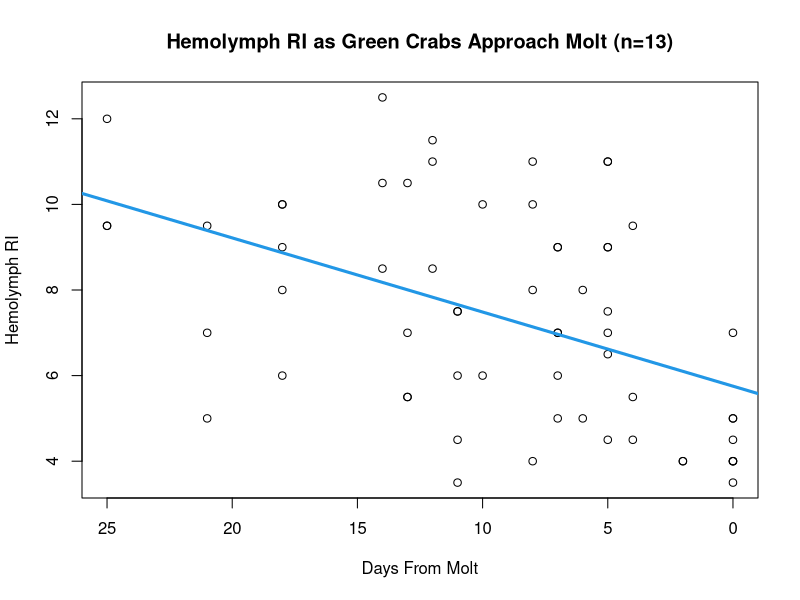
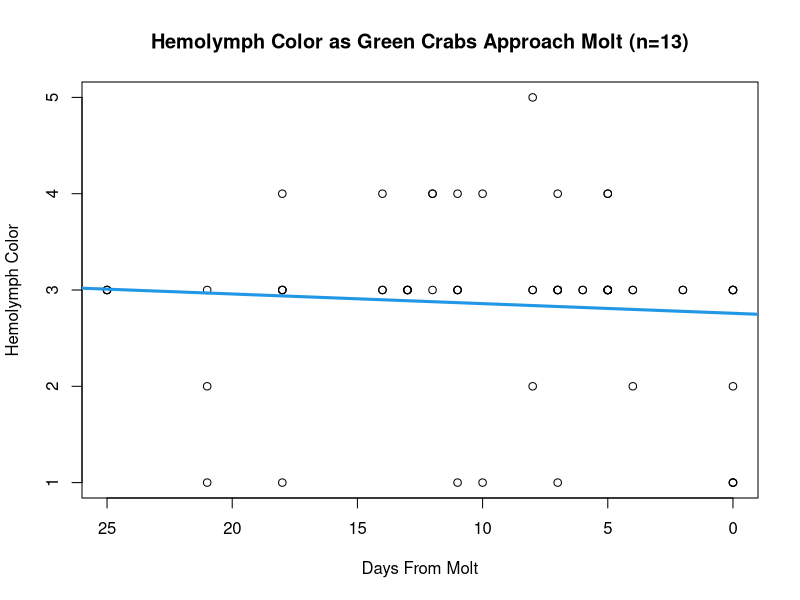
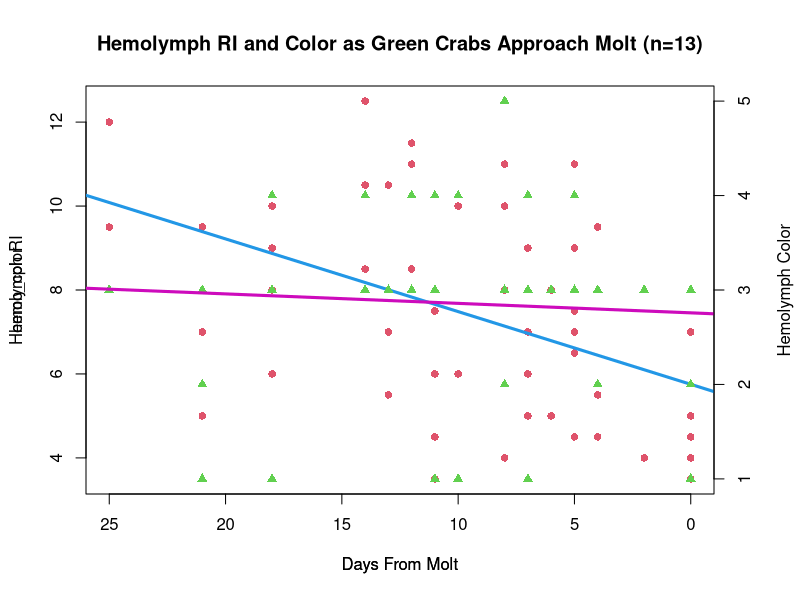
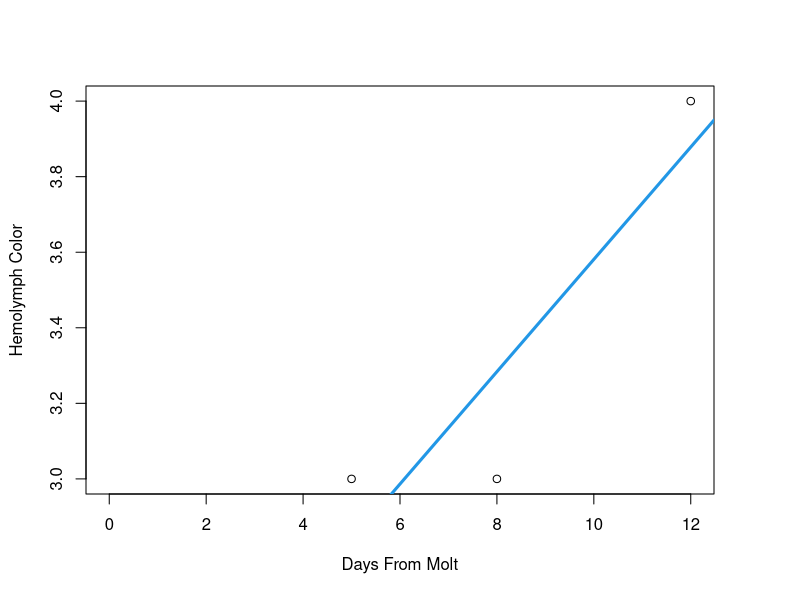
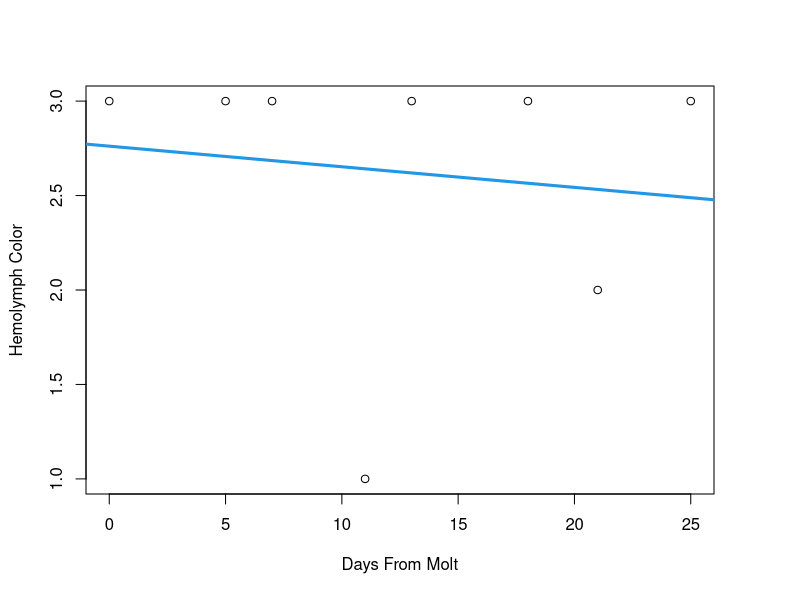
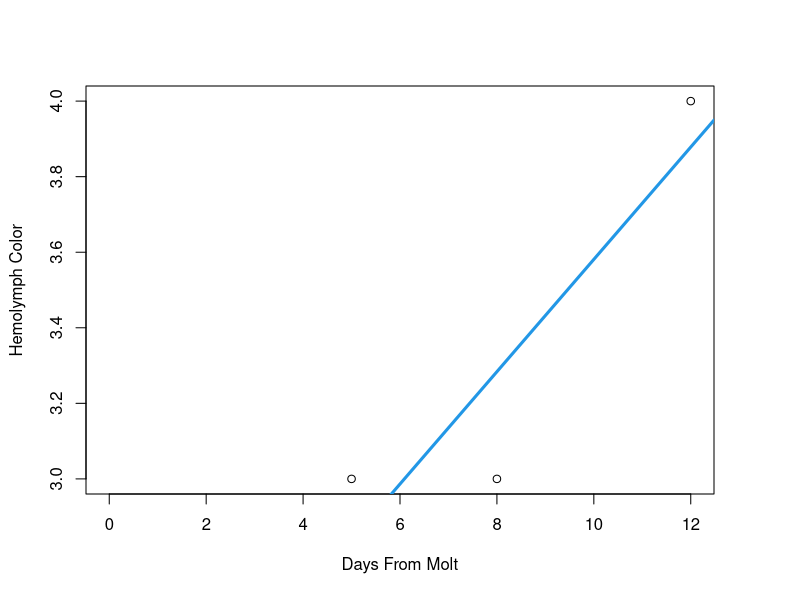
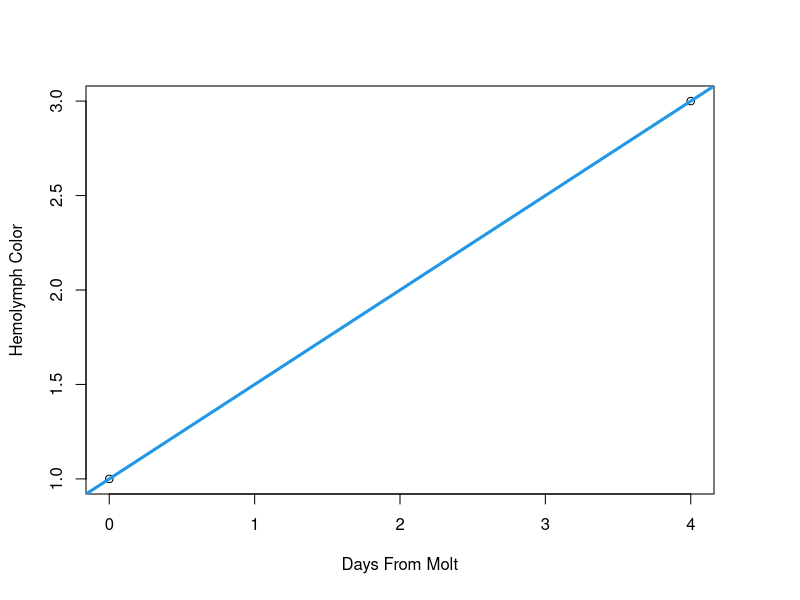
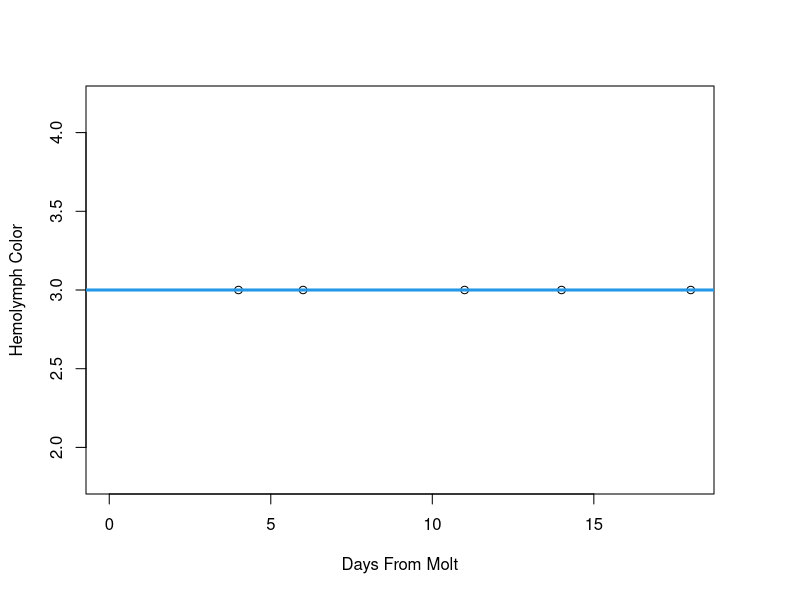

Source code (R) for these figures, in order:
## ---- chunk 1

molt_dat <- read.csv("../data/wl_molt_dat.csv")
# read in .csv

molt_dat
## ---- chunk 2

plot(hemo_ri ~ days_from_molt, data = molt_dat,
     main = "Hemolymph RI as Green Crabs Approach Molt (n=13)",
     xlim = rev(range(days_from_molt)),
     xlab = "Days From Molt", 
     ylab = "Hemolymph RI")
abline(lm (hemo_ri ~ days_from_molt, data = molt_dat), col = 4, lwd = 3)

# plots hemo ri vs days from molt for all 13 crabs
# need to reverse x axis to count down to molt
# appears to be downward trend in hemolymph RI as crabs approach molt
# need to investigate on an individual level
## ---- chunk 3

plot(hemo_color ~ days_from_molt, data = molt_dat,
     main = "Hemolymph Color as Green Crabs Approach Molt (n=13)",
     xlim = rev(range(days_from_molt)),
     xlab = "Days From Molt", 
     ylab = "Hemolymph Color")
abline(lm (hemo_color ~ days_from_molt, data = molt_dat), col = 4, lwd = 3)

# plots hemo color vs days from molt for all 13 crabs
# need to reverse x axis to count down to molt
# doesn't appear to be strong trend or correlation

## ---- chunk 4

par(mar = c(5, 4, 4, 4) + 0.3)
plot(hemo_ri ~ days_from_molt, data = molt_dat,
     main = "Hemolymph RI and Color as Green Crabs Approach Molt (n=13)",
     xlim = rev(range(days_from_molt)),
     xlab = "Days From Molt", 
     ylab = "Hemolymph RI",
     pch = 16, col = 2)
abline(lm (hemo_ri ~ days_from_molt, data = molt_dat), col = 4, lwd = 3)
par(new = TRUE)                             
plot(hemo_color ~ days_from_molt, data = molt_dat,
     xlim = rev(range(days_from_molt)),
     xlab = "Days From Molt",
     pch = 17, col =3,
     axes = FALSE)
abline(lm (hemo_color ~ days_from_molt, data = molt_dat), col = 6, lwd = 3)
axis(side = 4, at = pretty(range(c(1, 2, 3, 4, 5))))      
mtext("Hemolymph Color", side = 4, line = 3) 


# overlaid two graphs to see hemo ri and color trends 
# some issues to resolve still; look at r graph gallery and gg plot
## ---- chunk 5

# individual hemo color graphs over time

plot(hemo_color ~ days_from_molt, data = molt_dat,
     subset = crab_id == "GBGB",
     xlab = "Days From Molt", 
     ylab = "Hemolymph Color")
abline(lm (hemo_color ~ days_from_molt, data = molt_dat, 
           subset = crab_id == "GBGB"), col = 4, lwd = 3)

plot(hemo_color ~ days_from_molt, data = molt_dat,
     subset = crab_id == "GBGG",
     xlab = "Days From Molt", 
     ylab = "Hemolymph Color")
abline(lm (hemo_color ~ days_from_molt, data = molt_dat, 
           subset = crab_id == "GBGG"), col = 4, lwd = 3)

plot(hemo_color ~ days_from_molt, data = molt_dat,
     subset = crab_id == "GBGB",
     xlab = "Days From Molt", 
     ylab = "Hemolymph Color")
abline(lm (hemo_color ~ days_from_molt, data = molt_dat, 
           subset = crab_id == "GBGB"), col = 4, lwd = 3)

plot(hemo_color ~ days_from_molt, data = molt_dat,
     subset = crab_id == "GBGY",
     xlab = "Days From Molt", 
     ylab = "Hemolymph Color")
abline(lm (hemo_color ~ days_from_molt, data = molt_dat, 
           subset = crab_id == "GBGY"), col = 4, lwd = 3)

plot(hemo_color ~ days_from_molt, data = molt_dat,
     subset = crab_id == "GBKR",
     xlab = "Days From Molt", 
     ylab = "Hemolymph Color")
abline(lm (hemo_color ~ days_from_molt, data = molt_dat, 
           subset = crab_id == "GBKR"), col = 4, lwd = 3)

plot(hemo_color ~ days_from_molt, data = molt_dat,
     subset = crab_id == "GBWK",
     xlab = "Days From Molt", 
     ylab = "Hemolymph Color")
abline(lm (hemo_color ~ days_from_molt, data = molt_dat, 
           subset = crab_id == "GBWK"), col = 4, lwd = 3)

plot(hemo_color ~ days_from_molt, data = molt_dat,
     subset = crab_id == "GBYB",
     xlab = "Days From Molt", 
     ylab = "Hemolymph Color")
abline(lm (hemo_color ~ days_from_molt, data = molt_dat, 
           subset = crab_id == "GBYB"), col = 4, lwd = 3)

plot(hemo_color ~ days_from_molt, data = molt_dat,
     subset = crab_id == "GGBR",
     xlab = "Days From Molt", 
     ylab = "Hemolymph Color")
abline(lm (hemo_color ~ days_from_molt, data = molt_dat, 
           subset = crab_id == "GGBR"), col = 4, lwd = 3)

plot(hemo_color ~ days_from_molt, data = molt_dat,
     subset = crab_id == "GGBY",
     xlab = "Days From Molt", 
     ylab = "Hemolymph Color")
abline(lm (hemo_color ~ days_from_molt, data = molt_dat, 
           subset = crab_id == "GGBY"), col = 4, lwd = 3)

plot(hemo_color ~ days_from_molt, data = molt_dat,
     subset = crab_id == "GGGW",
     xlab = "Days From Molt", 
     ylab = "Hemolymph Color")
abline(lm (hemo_color ~ days_from_molt, data = molt_dat, 
           subset = crab_id == "GGGW"), col = 4, lwd = 3)

plot(hemo_color ~ days_from_molt, data = molt_dat,
     subset = crab_id == "GGGY",
     xlab = "Days From Molt", 
     ylab = "Hemolymph Color")
abline(lm (hemo_color ~ days_from_molt, data = molt_dat, 
           subset = crab_id == "GGGY"), col = 4, lwd = 3)

plot(hemo_color ~ days_from_molt, data = molt_dat,
     subset = crab_id == "GGKG",
     xlab = "Days From Molt", 
     ylab = "Hemolymph Color")
abline(lm (hemo_color ~ days_from_molt, data = molt_dat, 
           subset = crab_id == "GGKG"), col = 4, lwd = 3)

plot(hemo_color ~ days_from_molt, data = molt_dat,
     subset = crab_id == "GGKR",
     xlab = "Days From Molt", 
     ylab = "Hemolymph Color")
abline(lm (hemo_color ~ days_from_molt, data = molt_dat, 
           subset = crab_id == "GGKR"), col = 4, lwd = 3)

plot(hemo_color ~ days_from_molt, data = molt_dat,
     subset = crab_id == "GGW",
     xlab = "Days From Molt", 
     ylab = "Hemolymph Color")
abline(lm (hemo_color ~ days_from_molt, data = molt_dat, 
           subset = crab_id == "GGW"), col = 4, lwd = 3)
## ---- chunk 6

# individual RI graphs over time
# appears that as crabs approach molt, RI decreases

plot(hemo_ri ~ days_from_molt, data = molt_dat,
     subset = crab_id == "GBGB",
     xlab = "Days From Molt", 
     ylab = "Hemolymph RI")
abline(lm (hemo_ri ~ days_from_molt, data = molt_dat, 
           subset = crab_id == "GBGB"), col = 4, lwd = 3)

plot(hemo_ri ~ days_from_molt, data = molt_dat,
     subset = crab_id == "GBGG",
     xlab = "Days From Molt", 
     ylab = "Hemolymph RI")
abline(lm (hemo_ri ~ days_from_molt, data = molt_dat, 
           subset = crab_id == "GBGG"), col = 4, lwd = 3)

plot(hemo_ri ~ days_from_molt, data = molt_dat,
     subset = crab_id == "GBGB",
     xlab = "Days From Molt", 
     ylab = "Hemolymph RI")
abline(lm (hemo_ri ~ days_from_molt, data = molt_dat, 
           subset = crab_id == "GBGB"), col = 4, lwd = 3)

plot(hemo_ri ~ days_from_molt, data = molt_dat,
     subset = crab_id == "GBGY",
     xlab = "Days From Molt", 
     ylab = "Hemolymph RI")
abline(lm (hemo_ri ~ days_from_molt, data = molt_dat, 
           subset = crab_id == "GBGY"), col = 4, lwd = 3)

plot(hemo_ri ~ days_from_molt, data = molt_dat,
     subset = crab_id == "GBKR",
     xlab = "Days From Molt", 
     ylab = "Hemolymph RI")
abline(lm (hemo_ri ~ days_from_molt, data = molt_dat, 
           subset = crab_id == "GBKR"), col = 4, lwd = 3)

plot(hemo_ri ~ days_from_molt, data = molt_dat,
     subset = crab_id == "GBWK",
     xlab = "Days From Molt", 
     ylab = "Hemolymph RI")
abline(lm (hemo_ri ~ days_from_molt, data = molt_dat, 
           subset = crab_id == "GBWK"), col = 4, lwd = 3)

plot(hemo_ri ~ days_from_molt, data = molt_dat,
     subset = crab_id == "GBYB",
     xlab = "Days From Molt", 
     ylab = "Hemolymph RI")
abline(lm (hemo_ri ~ days_from_molt, data = molt_dat, 
           subset = crab_id == "GBYB"), col = 4, lwd = 3)

plot(hemo_ri ~ days_from_molt, data = molt_dat,
     subset = crab_id == "GGBR",
     xlab = "Days From Molt", 
     ylab = "Hemolymph RI")
abline(lm (hemo_ri ~ days_from_molt, data = molt_dat, 
           subset = crab_id == "GGBR"), col = 4, lwd = 3)

plot(hemo_ri ~ days_from_molt, data = molt_dat,
     subset = crab_id == "GGBY",
     xlab = "Days From Molt", 
     ylab = "Hemolymph RI")
abline(lm (hemo_ri ~ days_from_molt, data = molt_dat, 
           subset = crab_id == "GGBY"), col = 4, lwd = 3)

plot(hemo_ri ~ days_from_molt, data = molt_dat,
     subset = crab_id == "GGGW",
     xlab = "Days From Molt", 
     ylab = "Hemolymph RI")
abline(lm (hemo_ri ~ days_from_molt, data = molt_dat, 
           subset = crab_id == "GGGW"), col = 4, lwd = 3)

plot(hemo_ri ~ days_from_molt, data = molt_dat,
     subset = crab_id == "GGGY",
     xlab = "Days From Molt", 
     ylab = "Hemolymph RI")
abline(lm (hemo_ri ~ days_from_molt, data = molt_dat, 
           subset = crab_id == "GGGY"), col = 4, lwd = 3)

plot(hemo_ri ~ days_from_molt, data = molt_dat,
     subset = crab_id == "GGKG",
     xlab = "Days From Molt", 
     ylab = "Hemolymph RI")
abline(lm (hemo_ri ~ days_from_molt, data = molt_dat, 
           subset = crab_id == "GGKG"), col = 4, lwd = 3)

plot(hemo_ri ~ days_from_molt, data = molt_dat,
     subset = crab_id == "GGKR",
     xlab = "Days From Molt", 
     ylab = "Hemolymph RI")
abline(lm (hemo_ri ~ days_from_molt, data = molt_dat, 
           subset = crab_id == "GGKR"), col = 4, lwd = 3)

plot(hemo_ri ~ days_from_molt, data = molt_dat,
     subset = crab_id == "GGW",
     xlab = "Days From Molt", 
     ylab = "Hemolymph RI")
abline(lm (hemo_ri ~ days_from_molt, data = molt_dat, 
           subset = crab_id == "GGW"), col = 4, lwd = 3)
